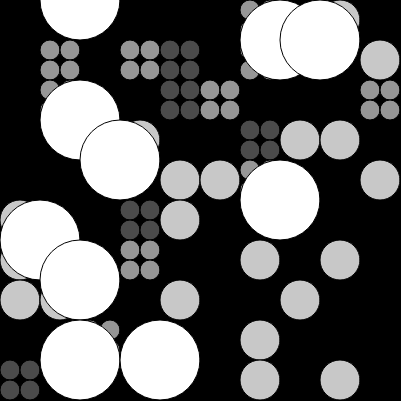
Frame 1 (no input)
Frame 60 (no input): identical to frame 1, image omitted
Frame 120 (the mouse pressed at the canvas centre since frame 60): identical to frame 1, image omitted

The p5.js sketch that drew this single still picture (run headless with seeded random() and noise() and a simulated clock; from frame 60 on, the mouse is pressed at the canvas centre):

// p5.js sketch
// ── sketch.js

// REPURPOSE MINESWEEPER GAME FOR LAYOUT GENERATION

let grid;
let cols;
let rows;
let w = 40;
let h = 40;

let totalHeaders = 10;
let totalBody = 20;
let totalIllustration = 5;
let totalCaption = 10;


function make2DArray(cols, rows) {
  let arr = new Array(cols);
  for (var i = 0; i < arr.length; i++) {
    arr[i] = new Array(rows);
  }
  return arr;
}

function setup() {
  createCanvas(401, 401);
  cols = floor(width / w);
  rows = floor(height / h);
  grid = make2DArray(cols, rows);

  // MAKE CELLS ----------------------

  for (var c = 0; c < cols; c++) {
    for (var r = 0; r < rows; r++) {
      grid[c][r] = new Cell(c, r, w, h);
    }
  }

  // 1. PICK HEADER SPOTS -------------------

  // An array of every free cell. 
  let options = [];

  for (var c = 0; c < cols; c++) {
    for (var r = 0; r < rows; r++) {
      options.push([c, r]);
    }
  }

  // HEADER PLACEMENT --------------------------

  for (let b = 0; b < totalHeaders; b++) {

    // Pick a random free cell

    // How do I pick a group of neighboring free cells at the same time?

    let freeCell = floor(random(options.length));

    let choice = options[freeCell];
    let bC = choice[0];
    let bR = choice[1];

    // deletes spot that is no longer free
    options.splice(freeCell, 1);

    grid[bC][bR].header = true;
  }

  // BODY PLACEMENT --------------------------

  for (let b = 0; b < totalBody; b++) {

    // Pick a random free cell
    let freeCell = floor(random(options.length));

    let choice = options[freeCell];
    let bC = choice[0];
    let bR = choice[1];

    // deletes spot that is no longer free
    options.splice(freeCell, 1);

    grid[bC][bR].body = true;
  }

  // ILLUSTRATION PLACEMENT --------------------------

  for (let b = 0; b < totalIllustration; b++) {

    // Pick a random free cell
    let freeCell = floor(random(options.length));

    let choice = options[freeCell];
    let bC = choice[0];
    let bR = choice[1];

    // deletes spot that is no longer free
    options.splice(freeCell, 1);

    grid[bC][bR].illustration = true;
  }

  // CAPTION PLACEMENT --------------------------

  for (let b = 0; b < totalCaption; b++) {

    // Pick a random free cell
    let freeCell = floor(random(options.length));

    let choice = options[freeCell];
    let bC = choice[0];
    let bR = choice[1];

    // deletes spot that is no longer free
    options.splice(freeCell, 1);

    grid[bC][bR].caption = true;
  }


}


function draw() {
  background(0);

  for (var c = 0; c < cols; c++) {
    for (var r = 0; r < rows; r++) {
      grid[c][r].show();
    }
  }
}


// ── cell.js
function Cell(c, r, w, h) {
    this.c = c;
    this.r = r;
    this.x = c * w;
    this.y = r * h;
    this.w = w;
    this.h = h;
    this.revealed = true;
    this.neighborCount = 0;
    this.header = false;
    this.body = false;
    this.caption = false;
    this.illustration = false;
}

// How do we look at neighbors?
// Each cell has 8 neighbors not including itself.
// We can do that in a loop


Cell.prototype.show = function () {
    stroke(0);
    // noFill();
    // rect(this.x, this.y, this.w, this.h);

    if (this.header) {
        fill(255);
        circle(this.x, this.y, this.w * 2);
    } else if (this.body) {
        fill(200);
        circle(this.x + this.w / 2, this.y + this.w / 2, this.w);
    } else if (this.illustration) {
        fill(75);
        circle(this.x + this.w * 0.25, this.y + this.h * 0.25, this.w / 2);
        circle(this.x + this.w * 0.75, this.y + this.h * 0.25, this.w / 2);
        circle(this.x + this.w * 0.25, this.y + this.h * 0.75, this.w / 2);
        circle(this.x + this.w * 0.75, this.y + this.h * 0.75, this.w / 2);
    } else if (this.caption) {
        fill(150);
        circle(this.x + this.w * 0.25, this.y + this.h * 0.25, this.w / 2);
        circle(this.x + this.w * 0.75, this.y + this.h * 0.25, this.w / 2);
        circle(this.x + this.w * 0.25, this.y + this.h * 0.75, this.w / 2);
        circle(this.x + this.w * 0.75, this.y + this.h * 0.75, this.w / 2);
    } else {

    }
}
// ── style.css
html, body {
    margin: 0;
    padding: 0;
    text-align: centers;
    background-color: black;
    color: white;
    font-family: 'Franklin Gothic Medium', 'Arial Narrow', Arial, sans-serif;
  }
  canvas {
    display: block;
  }

  #title {
    text-align: center;
  }
